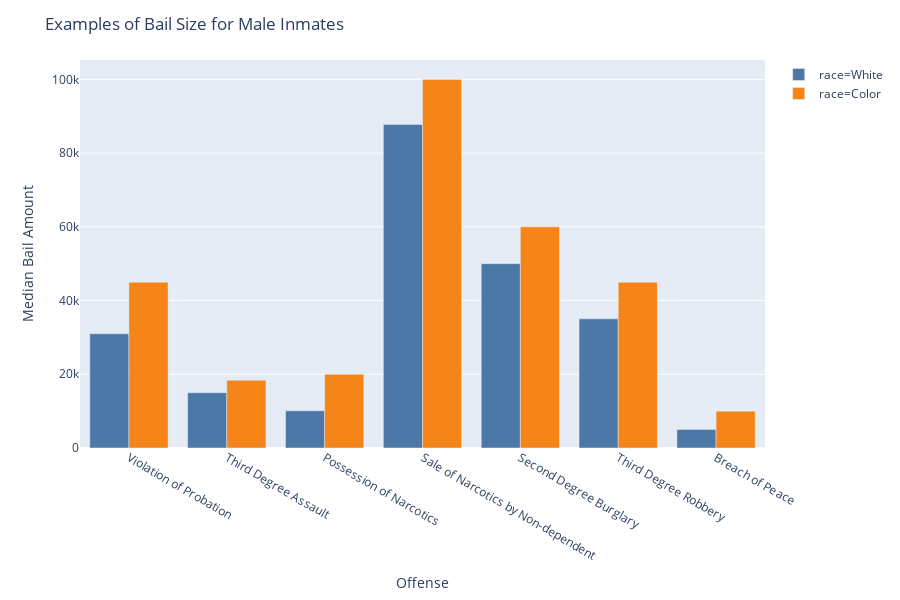

The notebook cell this image was saved under:
### Code cell
fig = px.bar(df, x="offense", y="median",
             color='race', barmode='group',
             height=600, labels = {'offense': 'Offense', 'median': 'Median Bail Amount'},
            color_discrete_sequence=px.colors.qualitative.T10)

fig.update_layout(title_text='Examples of Bail Size for Male Inmates')
fig.show()

### Figure 1 — Plotly figure (JSON) as saved in the notebook; plotly's stock layout.template omitted (floating-point values rounded to 4 significant figures)
{"data": [{"alignmentgroup": "True", "hoverlabel": {"namelength": 0}, "hovertemplate": "race=White<br>Offense=%{x}<br>Median Bail Amount=%{y}", "legendgroup": "race=White", "marker": {"color": "#4C78A8"}, "name": "race=White", "offsetgroup": "race=White", "orientation": "v", "showlegend": true, "textposition": "auto", "type": "bar", "x": ["Violation of Probation", "Third Degree Assault", "Possession of Narcotics", "Sale of Narcotics by Non-dependent", "Second Degree Burglary", "Third Degree Robbery", "Breach of Peace"], "xaxis": "x", "y": [31000, 15000, 10100, 87775, 50000, 35050, 5050], "yaxis": "y"}, {"alignmentgroup": "True", "hoverlabel": {"namelength": 0}, "hovertemplate": "race=Color<br>Offense=%{x}<br>Median Bail Amount=%{y}", "legendgroup": "race=Color", "marker": {"color": "#F58518"}, "name": "race=Color", "offsetgroup": "race=Color", "orientation": "v", "showlegend": true, "textposition": "auto", "type": "bar", "x": ["Violation of Probation", "Third Degree Assault", "Possession of Narcotics", "Sale of Narcotics by Non-dependent", "Second Degree Burglary", "Third Degree Robbery", "Breach of Peace"], "xaxis": "x", "y": [45000, 18375, 20000, 100000, 60000, 45000, 10000], "yaxis": "y"}], "layout": {"barmode": "group", "height": 600, "legend": {"tracegroupgap": 0}, "margin": {"t": 60}, "title": {"text": "Examples of Bail Size for Male Inmates"}, "xaxis": {"anchor": "y", "domain": [0, 1], "title": {"text": "Offense"}}, "yaxis": {"anchor": "x", "domain": [0, 1], "title": {"text": "Median Bail Amount"}}}}
